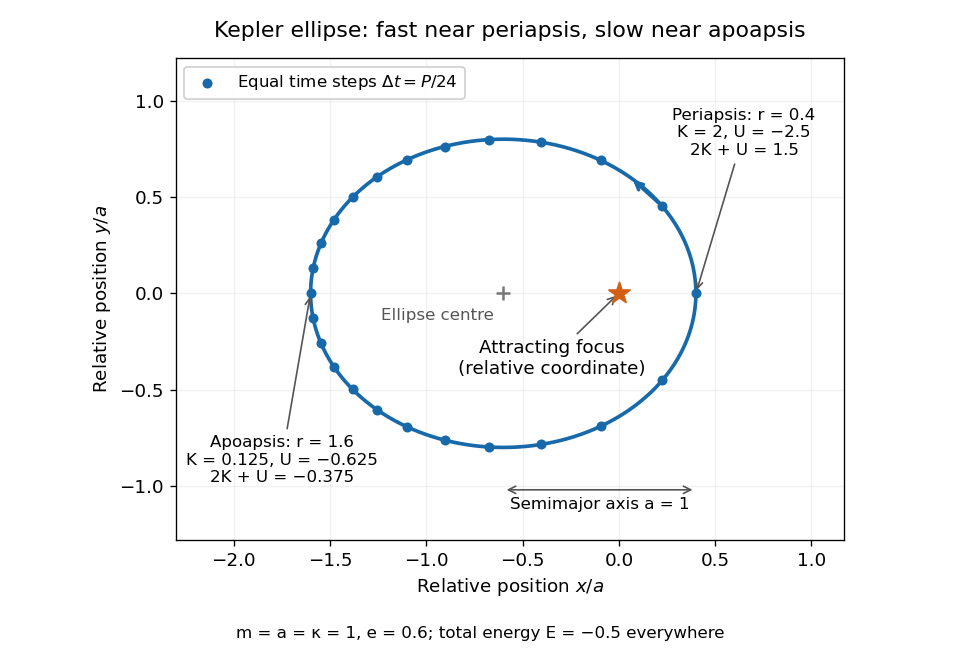

Python code for this plot:
"""Relative Kepler ellipse with equal-time samples; tested with Python 3.14."""

from pathlib import Path

import matplotlib.pyplot as plt
import numpy as np


def main():
    # NumPy 2.3.5 and Matplotlib 3.10.7; same exact model as energy figure.
    eccentricity = 0.6
    minor = np.sqrt(1 - eccentricity**2)
    anomaly = np.linspace(0, 2 * np.pi, 1001)
    x = np.cos(anomaly) - eccentricity
    y = minor * np.sin(anomaly)
    mean_samples = np.arange(24) * 2 * np.pi / 24
    sample_anomaly = mean_samples.copy()
    for _ in range(12):
        sample_anomaly -= (sample_anomaly - eccentricity * np.sin(sample_anomaly) - mean_samples) / (
            1 - eccentricity * np.cos(sample_anomaly)
        )
    sample_x = np.cos(sample_anomaly) - eccentricity
    sample_y = minor * np.sin(sample_anomaly)

    plt.rcParams.update({"font.size": 11})
    fig, ax = plt.subplots(figsize=(8, 5.4))
    fig.patch.set_facecolor("white")
    ax.set_facecolor("white")
    ax.plot(x, y, color="#1769aa", lw=2.2)
    ax.scatter(sample_x, sample_y, s=25, color="#1769aa", zorder=4,
               label=r"Equal time steps $\Delta t=P/24$")
    ax.scatter([0], [0], marker="*", s=180, color="#d35f16", zorder=6)
    ax.annotate("Attracting focus\n(relative coordinate)", xy=(0, 0), xytext=(-0.35, -0.42),
                ha="center", arrowprops={"arrowstyle": "->", "color": "#555555"})
    ax.scatter([-eccentricity], [0], marker="+", s=65, color="#777777", zorder=5)
    ax.text(-eccentricity - 0.05, -0.14, "Ellipse centre", ha="right", fontsize=10, color="#555555")
    ax.annotate("Periapsis: r = 0.4\nK = 2, U = −2.5\n2K + U = 1.5", xy=(0.4, 0),
                xytext=(0.65, 0.72), ha="center",
                arrowprops={"arrowstyle": "->", "color": "#555555"}, fontsize=10)
    ax.annotate("Apoapsis: r = 1.6\nK = 0.125, U = −0.625\n2K + U = −0.375", xy=(-1.6, 0),
                xytext=(-1.75, -0.98), ha="center",
                arrowprops={"arrowstyle": "->", "color": "#555555"}, fontsize=10)
    # Arrow follows counterclockwise motion, from eta=0.6 to eta=0.85.
    ax.annotate("", xy=(np.cos(0.85) - eccentricity, minor * np.sin(0.85)),
                xytext=(np.cos(0.6) - eccentricity, minor * np.sin(0.6)),
                arrowprops={"arrowstyle": "->", "color": "#1769aa", "lw": 2})
    ax.annotate("", xy=(0.4, -1.02), xytext=(-0.6, -1.02),
                arrowprops={"arrowstyle": "<->", "color": "#555555"})
    ax.text(-0.1, -1.12, "Semimajor axis a = 1", ha="center", fontsize=10)
    ax.set_aspect("equal")
    ax.set_xlim(-2.3, 1.17)
    ax.set_ylim(-1.28, 1.22)
    ax.set_xlabel(r"Relative position $x/a$")
    ax.set_ylabel(r"Relative position $y/a$")
    ax.set_title("Kepler ellipse: fast near periapsis, slow near apoapsis", pad=13)
    ax.legend(loc="upper left", fontsize=10, framealpha=0.95)
    ax.grid(alpha=0.17)
    fig.text(0.5, 0.015, "m = a = κ = 1, e = 0.6; total energy E = −0.5 everywhere",
             ha="center", fontsize=10)
    fig.tight_layout(rect=(0, 0.045, 1, 1))
    fig.savefig(Path(__file__).stem + ".png", dpi=120, facecolor="white", transparent=False)
    plt.close(fig)


if __name__ == "__main__":
    main()
